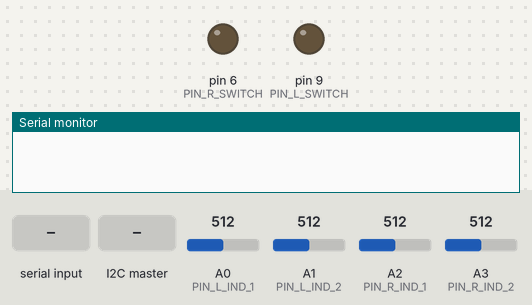
Simulated run of this sketch. Board: Arduino Uno, built with avr-gcc and run on an emulated ATmega328P. Parts: output pins drawn as LEDs (lit = HIGH), the last lines printed to the serial monitor. Dashed ring = blinking. The inputs (shaded band) are chosen by the test bench; at power-on: A0 (PIN_L_IND_1) = 512, A1 (PIN_L_IND_2) = 512, A2 (PIN_R_IND_1) = 512, A3 (PIN_R_IND_2) = 512.

Above: at 1.2 s.
1.3 s: "test\n" received over Serial
At 3.5 s:
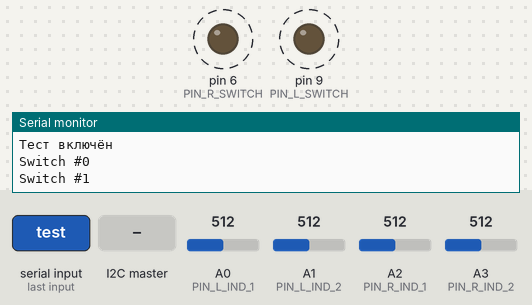
5.5 s: the I2C master sends the byte 1
At 6.9 s:
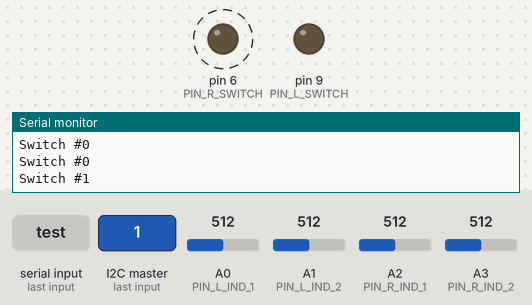
Timing chart, 0 to 20.5 s (numbered marks = the images above; inputs shaded):
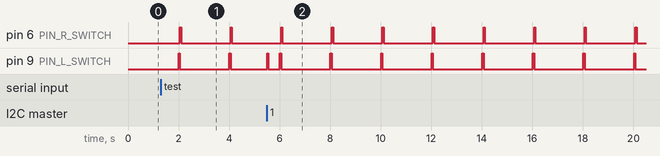

The sketch:

RearSeatMassage.ino
```cpp
#include "I2CSlave.h"

bool isDebug=true;
bool isTest=false;
uint32_t testTimer=0;
uint32_t LastCheck=0;

I2CSlave slave;

#define PIN_L_SWITCH 9
#define PIN_R_SWITCH 6

#define PIN_L_IND_1 A0
#define PIN_L_IND_2 A1
#define PIN_R_IND_1 A2
#define PIN_R_IND_2 A3

byte L_Mode=0;
byte R_Mode=0;

void setup() {
  Serial.begin(115200);

  pinMode(PIN_L_SWITCH, OUTPUT);
  pinMode(PIN_R_SWITCH, OUTPUT);
  pinMode(PIN_L_IND_1, INPUT);
  pinMode(PIN_L_IND_2, INPUT);
  pinMode(PIN_R_IND_1, INPUT);
  pinMode(PIN_R_IND_2, INPUT);

  slave.onCommand(REG_PING, cmdPing);
  slave.onCommand(REG_L_MODE, cmdMode);
  slave.onCommand(REG_R_MODE, cmdMode);
  slave.onCommand(REG_L_GetStatus, cmdGetStatus);
  slave.onCommand(REG_R_GetStatus, cmdGetStatus);
  slave.begin();
}

void loop() {
  slave.process();

  int now = millis();
  if(now-LastCheck>1000*5)
  {
    L_Mode=ReadIndicator(0);
    R_Mode=ReadIndicator(1);
    LastCheck=now;
  }

  if(isTest && millis()-testTimer>2000)
  {
    testTimer=millis();
    ClickHardware(0);
    ClickHardware(1);
  }

  if (Serial.available()) {
    String command = Serial.readStringUntil('\n');
    command.trim();
    command.toLowerCase();

    if (command == "mode0") {
      ClickHardware(0);
      Serial.println(L_Mode);
    } else if (command == "mode1") {
      ClickHardware(1);
      Serial.println(R_Mode);
    } else if (command == "test") {
      isTest = !isTest;
      Serial.println(isTest ? "Тест включён" : "Тест выключен");
    } else {
      Serial.println("Команды: mode0 | mode1 | test");
    }
  }
  delay(5);
}

//0-left; 1-right
void ClickHardware(byte seatNum){
  if(seatNum==0)
  {
    logS("Switch #0");
    L_Mode--;
    if(L_Mode<0) L_Mode=3;
    digitalWrite(PIN_L_SWITCH, HIGH);
    delay(50);
    digitalWrite(PIN_L_SWITCH, LOW);
  }
  else if(seatNum==1)
  {
    logS("Switch #1");
    R_Mode--;
    if(R_Mode<0) R_Mode=3;
    digitalWrite(PIN_R_SWITCH, HIGH);
    delay(50);
    digitalWrite(PIN_R_SWITCH, LOW);
  }
}

byte GetIndicator(byte seatNum){
  if(seatNum==0)
    return L_Mode;
  else if(seatNum==1)
    return R_Mode;
  else
    return 0;
}

byte ReadIndicator(byte seatNum){
  if(seatNum==0)
  {
    int a1=analogRead(PIN_L_IND_1);
    int a2=analogRead(PIN_L_IND_2);
    //logI("L_IND_1", a1);
    //logI("L_IND_2", a2);
    bool ind1=a1>1024/12;
    bool ind2=a2>1024/12;
    byte mode=Mode(ind1, ind2);
    if(mode!=L_Mode)
    {
      Serial.println("Режим левого массажа изменился");
    }
    L_Mode=mode;

    logI("Seat #0", mode);
    return mode;
  }
  else if(seatNum==1)
  {
    int a1=analogRead(PIN_R_IND_1);
    int a2=analogRead(PIN_R_IND_2);
    //logI("R_IND_1", a1);
    //logI("R_IND_2", a2);
    bool ind1=a1>1024/12;
    bool ind2=a2>1024/12;
    byte mode=Mode(ind1, ind2);
    if(mode!=R_Mode)
    {
      Serial.println("Режим правого массажа изменился");
    }
    R_Mode=mode;

    logI("Seat #1", mode);
    return mode;
  }
}

byte Mode(bool i1, bool i2){
  if(i1&!i2)
    return 2;
  else if(i2 & !i1)
    return 3;
  else if(i2 & i1)
    return 1;
  else
    return 0;
}

//I2C commands
void cmdMode(const uint8_t* buf, uint8_t len) {
  Serial.print("cmdMode ");
  if (len < 1) { slave.respondByte(0x00); return; }
  uint8_t seat = 2;
  if(buf[0]==REG_L_MODE)
    seat=0;
  if(buf[0]==REG_R_MODE)
    seat=1;
  Serial.println(seat);
  if (seat > 1) { slave.respondByte(0x00); return; }
  ClickHardware(seat);
  uint8_t ind=GetIndicator(seat);
  uint8_t resp[2] = {1, ind};
  slave.respond(resp, sizeof(resp));
}

void cmdGetStatus(const uint8_t* buf, uint8_t len) {
  Serial.print("cmdGetStatus ");
  if (len < 1) { slave.respondByte(0x00); return; }
  uint8_t seat = 2;
  if(buf[0]==REG_L_GetStatus)
    seat=0;
  if(buf[0]==REG_R_GetStatus)
    seat=1;
  Serial.println(seat);
  if (seat > 1) { slave.respondByte(0x00); return; }
  uint8_t ind=GetIndicator(seat);
  uint8_t resp[2] = {1, ind};
  slave.respond(resp, sizeof(resp));
}

void cmdPing(const uint8_t*, uint8_t) {
  slave.respondByte(0x01);
}

void logS(String str){
  if(!isDebug)
    return;
  Serial.println(str);
}

void logI(String str, int i){
  if(!isDebug)
    return;
  Serial.print(str);
  Serial.print(" : ");
  Serial.println(i);
}
```

I2CSlave.h
```cpp
#pragma once
#include <Wire.h>
#include "i2c_protocol.h"

// Тип обработчика команды: принимает буфер запроса и его длину
typedef void (*CommandHandler)(const uint8_t* buf, uint8_t len);

class I2CSlave {
public:

    // ─── Конфигурация ────────────────────────────────────────────────────────
    void begin(uint8_t address = SLAVE_ADDR,
               int sda = 21, int scl = 22, uint32_t clock = 100000) {
        Wire.begin((uint8_t)address);
        Wire.setClock(clock);
        Wire.onReceive([](int n) { instance->_onReceive(n); });
        Wire.onRequest([]()      { instance->_onRequest();  });
        instance = this;
    }

    // Зарегистрировать обработчик для команды (регистра)
    // Максимум MAX_HANDLERS команд
    bool onCommand(uint8_t reg, CommandHandler handler) {
        if (_handlerCount >= MAX_HANDLERS) return false;
        _handlers[_handlerCount++] = {reg, handler};
        return true;
    }

    // ─── Вызывается из loop() ─────────────────────────────────────────────────
    void process() {
        if (!_hasRequest) return;

        // Копируем из volatile буфера
        uint8_t buf[RX_BUF_SIZE];
        uint8_t len = _rxLen;
        for (uint8_t i = 0; i < len; i++) buf[i] = _rxBuf[i];

        uint8_t reg = buf[0];
        bool handled = false;
        Serial.println(reg);
        for (uint8_t i = 0; i < _handlerCount; i++) {
            if (_handlers[i].reg == reg) {
                _handlers[i].handler(buf, len);
                handled = true;
                break;
            }
        }

        if (!handled) {
            Serial.println("Не известная команда: "+reg);
            // Неизвестная команда
            uint8_t resp[] = {STATUS_ERROR};
            respond(resp, 1);
        }

        _hasRequest = false;
        _isReady    = true;
    }

    // ─── Вызывается из обработчиков команд ───────────────────────────────────
    // Подготовить ответ (данные + CRC)
    void respond(const uint8_t* data, uint8_t len) {
        memcpy(_txBuf, data, len);
        _txBuf[len] = crc8(data, len);
        _txLen = len + 1;
    }

    // Подготовить ответ из одного байта (удобный хелпер)
    void respondByte(uint8_t byte) {
        respond(&byte, 1);
    }

private:
    // ─── Константы ───────────────────────────────────────────────────────────
    static const uint8_t RX_BUF_SIZE   = 8;
    static const uint8_t TX_BUF_SIZE   = 16;
    static const uint8_t MAX_HANDLERS  = 16;

    // ─── Буферы ──────────────────────────────────────────────────────────────
    volatile uint8_t _rxBuf[RX_BUF_SIZE] = {};
    volatile uint8_t _rxLen      = 0;
    volatile bool    _hasRequest = false;
    volatile bool    _isReady    = false;

    uint8_t _txBuf[TX_BUF_SIZE] = {};
    uint8_t _txLen = 0;

    // ─── Таблица обработчиков ─────────────────────────────────────────────────
    struct HandlerEntry {
        uint8_t        reg;
        CommandHandler handler;
    };
    HandlerEntry _handlers[MAX_HANDLERS] = {};
    uint8_t      _handlerCount = 0;

    // Синглтон для колбэков Wire (Wire требует статические функции)
    static I2CSlave* instance;

    // ─── I2C Callbacks (ISR) ─────────────────────────────────────────────────
    void _onReceive(int numBytes) {
        if (numBytes <= 0 || numBytes > RX_BUF_SIZE) return;
        if (_hasRequest) return;  // предыдущий запрос не обработан

        _isReady = false;
        _rxLen = 0;
        for (uint8_t i = 0; i < (uint8_t)numBytes; i++)
            _rxBuf[_rxLen++] = Wire.read();
        _hasRequest = true;
    }

    void _onRequest() {
        if (!_isReady) {
            for (uint8_t i = 0; i < TX_BUF_SIZE; i++)
                Wire.write(STATUS_BUSY);
            return;
        }
        Wire.write(_txBuf, _txLen);
    }
};

// Определение статического члена (должно быть в .cpp или в одном .ino)
I2CSlave* I2CSlave::instance = nullptr;
```

i2c_protocol.h
```cpp
#pragma once
#include <stdint.h>

#define SLAVE_ADDR 10
#define REG_L_MODE 0x01
#define REG_L_GetStatus 0x02
#define REG_R_MODE 0x03
#define REG_R_GetStatus 0x04
#define REG_GetErrorCount 0x05
#define REG_GetNextError 0x06
#define REG_ClearErrors 0x07
#define REG_PING 0x08

// Статусные байты (первый байт любого ответа)
#define STATUS_BUSY          0xFF  // слейв ещё не готов
#define STATUS_OK            0x01  // данные готовы
#define STATUS_ERROR         0x00  // ошибка выполнения

// Таймауты
#define I2C_POLL_INTERVAL_MS   5   // пауза между опросами статуса
#define I2C_READY_TIMEOUT_MS 500   // макс. ожидание готовности слейва
#define I2C_READ_TIMEOUT_MS   50   // макс. ожидание одного байта
#define I2C_RETRY_COUNT        3   // попыток при сбое CRC или таймауте
#define I2C_RETRY_DELAY_MS    20

// CRC8 (Dallas/Maxim, полином 0x07)
inline uint8_t crc8(const uint8_t* data, uint8_t len) {
    uint8_t crc = 0;
    for (uint8_t i = 0; i < len; i++) {
        crc ^= data[i];
        for (uint8_t b = 0; b < 8; b++)
            crc = (crc & 0x80) ? (crc << 1) ^ 0x07 : (crc << 1);
    }
    return crc;
}
```

Measured:
- after the input at 1.3 s, pin 6 (PIN_R_SWITCH): alternates HIGH for 0.05 s and LOW for 2.0 s, starting after 0.76 s; pin 9 (PIN_L_SWITCH): alternates HIGH for 0.05 s and LOW for 2.0 s, starting after 0.71 s
